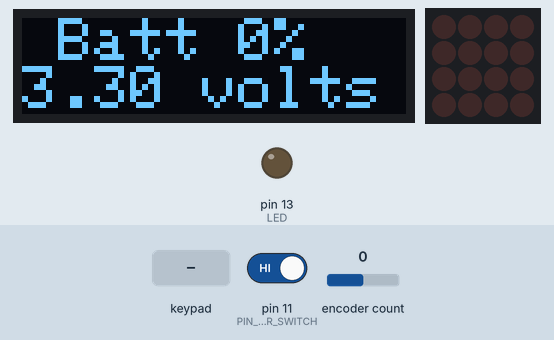
The sketch below on a simulated Arduino Leonardo, built with avr-gcc and run on an emulated ATmega32U4. Shown: 128×32 one-colour display, 4×4 LED matrix, output pins drawn as LEDs (lit = HIGH). Inputs (shaded band) come from the test bench; at power-on: pin 11 (PIN_ENCODER_SWITCH) HIGH, encoder count 0. No radio packets arrive unless stated; USB keyboard and mouse output is not drawn; pins used as bus, display or sensor lines are not drawn; what the sketch prints to the serial monitor is not drawn.

Above: at 5.8 s.
5.9 s: keypad keys 1 2 3 4 A pressed 0.4 s apart
At 8.8 s:
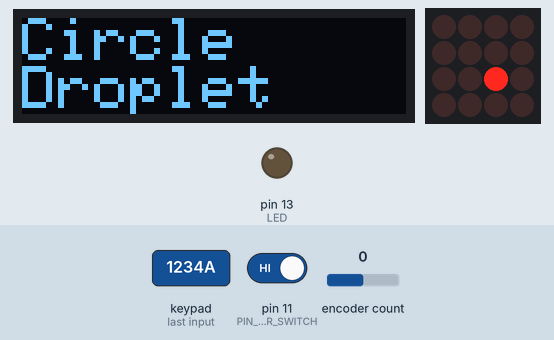
9.4 s: key '0' pressed
At 10.6 s:
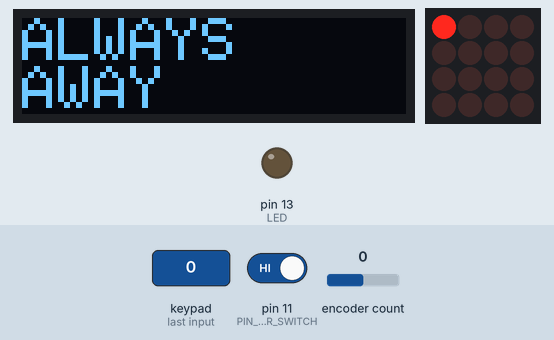
10.9 s: keypad keys 1 3 9 7 D pressed 0.4 s apart
At 13.2 s:
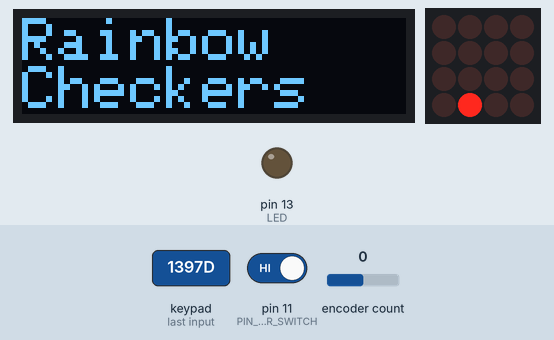
14.4 s: key '5' pressed
At 15.2 s:
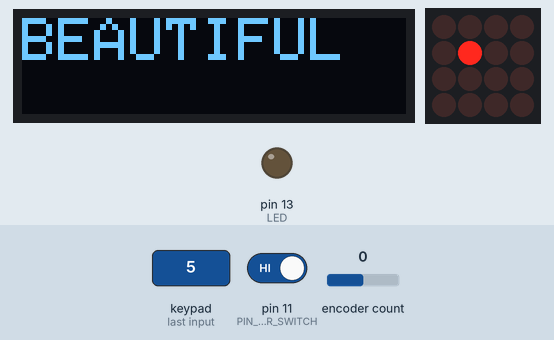
15.9 s: key '6' pressed
At 16.2 s:
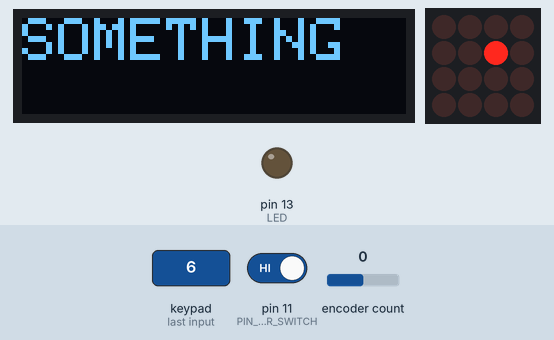
17.4 s: key '8' pressed
At 18.4 s:
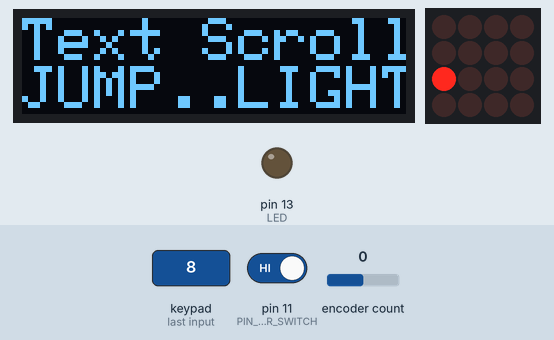
Timing chart, 0 to 19.9 s (numbered marks = the images above; inputs shaded):
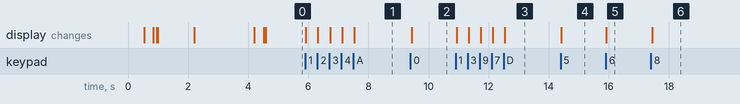

Measured:
- after the input at 5.9 s, the display: first changes at once (image 1 shows a later state)
- after the input at 9.4 s, the display: changes at once (image 2)
- after the input at 10.9 s, the display: first changes at once (image 3 shows a later state)
- after the input at 14.4 s, the display: changes at once (image 4)
- after the input at 15.9 s, the display: changes at once (image 5)
- after the input at 17.4 s, the display: changes after 0.05 s (image 6)

The sketch:

POSTGRAMERCY2019_JUMPLIGHT_REMOTE_KEYBOARD_V1.ino
```cpp
//POST GRAMMERCY 2019 VERSION FOR JUMP INTO THE LIGHT

//CLOSED OTHER MENUES BUT LEFT CODE INTACT
//changed menu dot placement

//still using weird fix for unexplained non compiling

//radio remote controller with oled display and trellis keypad
//higher transmition power used for greater reliability
//multiple menus of 16 buttons
//advanced version has specific keystrokes sent depending on button pressed
//sends numerical values of ascii characters

//modified from https://learn.adafruit.com/remote-effects-trigger/overview-1?view=all
//Ada_remoteFXTrigger_TX
//Remote Effects Trigger Box Transmitter
//by John Park
//for Adafruit Industries
//MIT License

//GRAMERCY 2019 version

//written by David Crittenden 7/2018
//updated 3/2019

//BUTTON LAYOUT
/*
  row 1: ALWAYS AWAY / EVERYTHING IS BREAUTIFUL / INFERNO / ALL AROUND YOU
  row 2: RADIO GAGA / BEAUTIFUL / SOMETHING / SOMETHING ELSE
  row 3: JUMP INTO THE LIGHT / HEART FRAME FADE / Circle Droplet / Multi - Color Shock Wave
  row 4: FUCK TRUMP / Rainbow Checkers / Red-White Heart / CLEAR ALL
*/


#include <Keyboard.h>//library allows remote to act as a keyboard over usb
#include <SPI.h>
#include <RH_RF69.h>
#include <Wire.h>
#include <Adafruit_GFX.h>
#include <Adafruit_SSD1306.h>
#include "Adafruit_Trellis.h"
#include <Encoder.h>

/********* Encoder Setup ***************/
#define PIN_ENCODER_SWITCH 11
Encoder knob(10, 12);
uint8_t activeRow = 0;
long pos = -999;
long newpos;
int prevButtonState = HIGH;
bool needsRefresh = true;
bool advanced = false;
unsigned long startTime;


/********* Trellis Setup ***************/
#define MOMENTARY 0
#define LATCHING 1
#define MODE LATCHING //all Trellis buttons in latching mode
Adafruit_Trellis matrix0 = Adafruit_Trellis();
Adafruit_TrellisSet trellis =  Adafruit_TrellisSet(&matrix0);
#define NUMTRELLIS 1
#define numKeys (NUMTRELLIS * 16)
#define INTPIN A2

/************ OLED Setup ***************/
Adafruit_SSD1306 oled = Adafruit_SSD1306();
#if defined(ESP8266)
#define BUTTON_A 0
#define BUTTON_B 16
#define BUTTON_C 2
#define LED      0
#elif defined(ESP32)
#define BUTTON_A 15
#define BUTTON_B 32
#define BUTTON_C 14
#define LED      13
#elif defined(ARDUINO_STM32F2_FEATHER)
#define BUTTON_A PA15
#define BUTTON_B PC7
#define BUTTON_C PC5
#define LED PB5
#elif defined(TEENSYDUINO)
#define BUTTON_A 4
#define BUTTON_B 3
#define BUTTON_C 8
#define LED 13
#elif defined(ARDUINO_FEATHER52)
#define BUTTON_A 31
#define BUTTON_B 30
#define BUTTON_C 27
#define LED 17
#else // 32u4, M0, and 328p
#define BUTTON_A 9
#define BUTTON_B 6
#define BUTTON_C 5
#define LED      13
#endif


/************ Radio Setup ***************/
// Can be changed to 434.0 or other frequency, must match RX's freq!
#define RF69_FREQ 915.0

#if defined (__AVR_ATmega32U4__) // Feather 32u4 w/Radio
#define RFM69_CS      8
#define RFM69_INT     7
#define RFM69_RST     4
#endif

#if defined(ARDUINO_SAMD_FEATHER_M0) // Feather M0 w/Radio
#define RFM69_CS      8
#define RFM69_INT     3
#define RFM69_RST     4
#endif

#if defined (__AVR_ATmega328P__)  // Feather 328P w/wing
#define RFM69_INT     3  //
#define RFM69_CS      4  //
#define RFM69_RST     2  // "A"
#endif

#if defined(ESP32)    // ESP32 feather w/wing
#define RFM69_RST     13   // same as LED
#define RFM69_CS      33   // "B"
#define RFM69_INT     27   // "A"
#endif

//NEW CODE (wasn't choosing from the feather MO if endif)
#define RFM69_CS      8
#define RFM69_INT     3
#define RFM69_RST     4

// Singleton instance of the radio driver
RH_RF69 rf69(RFM69_CS, RFM69_INT);

int lastButton = 17; //last button pressed for Trellis logic
char radiopacket[20];//stores information sent

int menuList[8] = {1, 2, 3, 4, 5, 6, 7, 8}; //for rotary encoder choices
int m = 0; //variable to increment through menu list
int lastTB[8] = {16, 16, 16, 16, 16, 16, 16, 16}; //array to store per-menu Trellis button

//for battery level
#define VBATPIN A7

/*******************SETUP************/
void setup()
{
  delay(500);
  Serial.begin(115200);
  //while (!Serial) { delay(1); } // wait until serial console is open, remove if not tethered to computer

  Keyboard.begin();//for keyboard emulation

  // INT pin on Trellis requires a pullup
  pinMode(INTPIN, INPUT);
  digitalWrite(INTPIN, HIGH);
  trellis.begin(0x70);

  pinMode(PIN_ENCODER_SWITCH, INPUT_PULLUP);//set encoder push switch pin to input pullup

  digitalPinToInterrupt(10); //on M0, Encoder library doesn't auto set these as interrupts
  digitalPinToInterrupt(12);

  // Initialize OLED display
  oled.begin(SSD1306_SWITCHCAPVCC, 0x3C);  // initialize with the I2C addr 0x3C (for the 128x32)
  oled.setTextWrap(false);
  oled.clearDisplay();
  oled.display();
  oled.setTextSize(2);
  oled.setTextColor(WHITE);
  pinMode(BUTTON_A, INPUT_PULLUP);
  pinMode(BUTTON_B, INPUT_PULLUP);
  pinMode(BUTTON_C, INPUT_PULLUP);
  pinMode(LED, OUTPUT);
  pinMode(RFM69_RST, OUTPUT);
  digitalWrite(RFM69_RST, LOW);

  // manual reset
  digitalWrite(RFM69_RST, HIGH);
  delay(10);
  digitalWrite(RFM69_RST, LOW);
  delay(10);

  if (!rf69.init())
  {
    Serial.println("RFM69 radio init failed");
    while (1);
  }
  Serial.println("RFM69 radio init OK!");

  // Defaults after init are 434.0MHz, modulation GFSK_Rb250Fd250, +13dbM (for low power module)
  // No encryption
  if (!rf69.setFrequency(RF69_FREQ))
  {
    Serial.println("setFrequency failed");
  }

  // If you are using a high power RF69 eg RFM69HW, you *must* set a Tx power with the
  // ishighpowermodule flag set like this:
  rf69.setTxPower(20, true);//originally 14

  // The encryption key has to be the same as the one in the server
  uint8_t key[] = { 0x01, 0x02, 0x03, 0x04, 0x05, 0x06, 0x07, 0x08,
                    0x01, 0x02, 0x03, 0x04, 0x05, 0x06, 0x07, 0x08
                  };
  rf69.setEncryptionKey(key);

  pinMode(LED, OUTPUT);

  Serial.print("RFM69 radio @");  Serial.print((int)RF69_FREQ);  Serial.println(" MHz");

  // light up all the LEDs in order
  for (uint8_t i = 0; i < numKeys; i++)
  {
    trellis.setLED(i);
    trellis.writeDisplay();
    delay(25);
  }

  oled.clearDisplay();
  oled.setCursor(0, 0);
  oled.println("JUMP INTO");
  oled.setCursor(0, 16);
  oled.println("THE LIGHT");
  oled.display();
  delay(1200); //pause to let message be read by a human

  //check the battery level
  float measuredvbat = analogRead(VBATPIN);
  measuredvbat *= 2;    // we divided by 2, so multiply back
  measuredvbat *= 3.3;  // Multiply by 3.3V, our reference voltage
  measuredvbat /= 1024; // convert to voltage
  measuredvbat *= 100;    // to move the decimal place
  int batteryPercent = map(measuredvbat, 330, 426, 0, 100);//operating voltage ranges from 3.3 - 4.26

  oled.clearDisplay();
  oled.setCursor(12, 0);
  oled.print("Batt ");
  oled.print(batteryPercent);
  oled.println("% ");
  oled.setCursor(0, 16);
  oled.print(measuredvbat / 100);
  oled.println(" volts  ");
  oled.display();
  delay(2000); //pause to let message be read by a human

  /*oled.clearDisplay();
    oled.setCursor(0, 0);
    oled.print("JUMP INTO");
    oled.setCursor(0, 16);
    oled.print("THE LIGHT");
    oled.display();
    delay (1200);*/

  // then turn them off
  for (uint8_t i = 0; i < numKeys; i++)
  {
    trellis.clrLED(i);
    trellis.writeDisplay();
    delay(25);
  }
}

//////////////////////////////////////////////////////////////////
//////////////////////////////////////////////////////////////////

void loop()
{
  delay(30); // 30ms delay is required, dont remove me! (Trellis)

  /*************Rotary Encoder Menu***********/

  //check the encoder knob, set the current position as origin
  //long newpos = knob.read() / 4;//divide for encoder detents

  /* // for debugging
    Serial.print("pos=");
    Serial.print(pos);
    Serial.print(", newpos=");
    Serial.println(newpos);
  */

  /*if (newpos != pos)
    {
    int diff = newpos - pos;//check the different between old and new position
    if (diff >= 1)
    {
      m++;
      m = (m + 8) % 8; //modulo to roll over the m variable through the list size
    }

    if (diff == -1)//rotating backwards
    {
      m--;
      m = (m + 8) % 8;
    }
    /* //uncomment for debugging or general curiosity
      Serial.print("Diff = ");
      Serial.print(diff);
      Serial.print("  pos= ");
      Serial.print(pos);
      Serial.print(", newpos=");
      Serial.println(newpos);
      Serial.println(menuList[m]);
  */

  // pos = newpos;

  // Serial.print("m is: ");
  //Serial.println(m);
  //clear Trellis lights
  /* for (int t = 0; t <= 16; t++) {
     trellis.clrLED(t);
     trellis.writeDisplay();
    }
    //light last saved light for current menu
    trellis.clrLED(lastTB[m]);
    trellis.setLED(lastTB[m]);
    trellis.writeDisplay();*/

  //NEW CODE
  //int p; //for drawing bullet point menu location pixels
  //int q;
  //write to the display
  oled.setCursor(0, 3);
  oled.clearDisplay();
  //NEW CODE
  m = 0;

  if (m == 0)
  {
    oled.drawLine(0, 31, 15, 31, WHITE);
    oled.drawLine(0, 30, 15, 30, WHITE);
    oled.print("PERFORMANCE");
  }
  /*
    if (m == 1)
    {
    oled.drawLine(16, 31, 31, 31, WHITE);
    oled.drawLine(16, 30, 31, 30, WHITE);
    oled.print(" NeoPixels");
    }
    if (m == 2)
    {
    oled.drawLine(32, 31, 47, 31, WHITE);
    oled.drawLine(32, 30, 47, 30, WHITE);
    oled.print(" Motors");
    }
    if (m == 3)
    {
    oled.drawLine(48, 31, 63, 31, WHITE);
    oled.drawLine(48, 30, 63, 30, WHITE);
    oled.print(" Lamps");
    }
    if (m == 4)
    {
    oled.drawLine(64, 31, 79, 31, WHITE);
    oled.drawLine(64, 30, 79, 30, WHITE);
    oled.print(" Traps");
    }
    if (m == 5)
    {
    oled.drawLine(80, 31, 95, 31, WHITE);
    oled.drawLine(80, 30, 95, 30, WHITE);
    oled.print(" Radio");
    }
    if (m == 6)
    {
    oled.drawLine(96, 31, 111, 31, WHITE);
    oled.drawLine(96, 30, 111, 30, WHITE);
    oled.print(" Doors");
    }
    if (m == 7)
    {
    oled.drawLine(112, 31, 127, 31, WHITE);
    oled.drawLine(112, 30, 127, 30, WHITE);
    oled.print(" Pyro");
    }

    oled.display();
    }
    //END*/

  // remember that the switch is active low
  int buttonState = digitalRead(PIN_ENCODER_SWITCH);
  if (buttonState == LOW)//button has been pressed
  {
    unsigned long now = millis();
    if (prevButtonState == HIGH)
    {
      prevButtonState = buttonState;
      startTime = now;
      Serial.println("button pressed");

      //send trellis selection
      Serial.print("Sending ");
      Serial.println(radiopacket[0]);
      rf69.send((uint8_t *)radiopacket, strlen(radiopacket));
      rf69.waitPacketSent();

      //send a keyboard command to the computer depending on which button was pressed
      //NEW CODE
      if (m == 0)//sends different values for each button of each menu
      {
        switch (radiopacket[0])
        {
          case 1://ALWAYS AWAY - NO INTRO
            Keyboard.print("1");//send message to computer
            delay(20);
            Keyboard.print(" ");//send message to
            break;
          case 2://EVERYTHING IS BEAUTIFUL - NO INTRO
            Keyboard.print("2");//send message to computer
            delay(20);
            Keyboard.print(" ");//send message to
            break;
          case 3://INFERNO - NO INTRO
            Keyboard.print("3");//send message to computer
            delay(20);
            Keyboard.print(" ");//send message to
            break;
          case 4://ALL AROUND YOU - WITH 8 BEAT COUNT IN
            Keyboard.print("4");//send message to computer
            delay(20);
            Keyboard.print(" ");//send message to computer
            break;
          case 5://RADIO GAGA - NO INTRO
            Keyboard.print("5");//send message to computer
            delay(20);
            Keyboard.print(" ");//send message to
            break;
          case 6://BEAUTIFUL - NO INTRO
            Keyboard.print("6");//send message to computer
            delay(20);
            Keyboard.print(" ");//send message to
            break;
          case 16:
            Keyboard.print(" ");//send message to
            break;
          default:
            break;
        }
      }
      if (m == 1)//Second Menu
      {
        switch (radiopacket[0])

        default:
        break;
      }
      if (m == 2)//Third Menu
      {
        switch (radiopacket[0])

        default:
        break;
      }
      if (m == 3)//Fourth Menu
      {
        switch (radiopacket[0])

        default:
        break;
      }
      if (m == 4)//Fifth Menu
      {
        switch (radiopacket[0])

        default:
        break;
      }
      if (m == 5)//Sixth Menu
      {
        switch (radiopacket[0])

        default:
        break;
      }
      if (m == 6)//Seventh Menu
      {
        switch (radiopacket[0])

        default:
        break;
      }
      if (m == 7)//Eighth Menu
      {
        switch (radiopacket[0])

        default:
        break;
      }
    }
  }
  else if (buttonState == HIGH && prevButtonState == LOW)
  {
    Serial.println("button released!");
    prevButtonState = buttonState;
  }

  /*************Trellis Button Presses***********/
  if (MODE == LATCHING)
  {
    if (trellis.readSwitches()) { // If a button was just pressed or released...
      for (uint8_t i = 0; i < numKeys; i++) { // go through every button
        if (trellis.justPressed(i)) { // if it was pressed...
          //Serial.print("v"); Serial.println(i);

          if (i != lastTB[m]) {
            if (trellis.isLED(i)) {
              trellis.clrLED(i);
              lastTB[m] = i; //set the stored value for menu changes
            }
            else {
              trellis.setLED(i);
              //trellis.clrLED(lastButton);//turn off last one
              trellis.clrLED(lastTB[m]);
              lastTB[m] = i; //set the stored value for menu changes
            }
            trellis.writeDisplay();
          }

          //check the rotary encoder menu choice
          if (m == 0)//first menu item: PERFORMANCE MODE
          {
            if (i == 0)
            {
              radiopacket[0] = 1;
              oled.clearDisplay();
              oled.setCursor(0, 0);
              oled.print("ALWAYS");
              oled.setCursor(0, 16);
              oled.print("AWAY");
              oled.display();
            }
            if (i == 1)
            {
              radiopacket[0] = 2;
              oled.clearDisplay();
              oled.setCursor(0, 0);
              oled.print("EVERYTHING");
              oled.setCursor(0, 16);
              oled.print("UNDER..SUN");
              oled.display();
            }
            if (i == 2)
            {
              radiopacket[0] = 3;
              oled.clearDisplay();
              oled.setCursor(0, 0);
              oled.print("INFERNO");
              oled.display();
            }

            if (i == 3)
            {
              radiopacket[0] = 4;
              oled.clearDisplay();
              oled.setCursor(0, 0);
              oled.print("ALL AROUND");
              oled.setCursor(0, 16);
              oled.print("YOU");
              oled.display();
            }

            if (i == 4)
            {
              radiopacket[0] = 5;
              oled.clearDisplay();
              oled.setCursor(0, 0);
              oled.print("RADIO GAGA");
              oled.display();
            }

            if (i == 5)
            {
              radiopacket[0] = 6;
              oled.clearDisplay();
              oled.setCursor(0, 0);
              oled.print("BEAUTIFUL");
              oled.display();
            }
            if (i == 6)
            {
              radiopacket[0] = 7;
              oled.clearDisplay();
              oled.setCursor(0, 0);
              oled.print("SOMETHING");
              oled.display();
            }
            if (i == 7)
            {
              radiopacket[0] = 8;
              oled.clearDisplay();
              oled.setCursor(0, 0);
              oled.print("SOMETHING");
              oled.setCursor(0, 16);
              oled.print("ELSE");
              oled.display();
            }

            if (i == 8)
            {
              radiopacket[0] = 9;
              oled.clearDisplay();
              oled.setCursor(0, 0);
              oled.print("Text Scroll");
              oled.setCursor(0, 16);
              oled.print("JUMP..LIGHT ");
              oled.display();
            }

            if (i == 9)
            {
              radiopacket[0] = 10;
              oled.clearDisplay();
              oled.setCursor(0, 0);
              oled.print("Heart");
              oled.setCursor(0, 16);
              oled.print("Fade");
              oled.display();
            }

            if (i == 10)
            {
              radiopacket[0] = 11;
              oled.clearDisplay();
              oled.setCursor(0, 0);
              oled.print("Circle");
              oled.setCursor(0, 16);
              oled.print("Droplet");
              oled.display();
            }

            if (i == 11)
            {
              radiopacket[0] = 12;
              oled.clearDisplay();
              oled.setCursor(0, 0);
              oled.print("Multi-Color");
              oled.setCursor(0, 16);
              oled.print("Shock Wave");
              oled.display();
            }

            if (i == 12)
            {
              radiopacket[0] = 13;
              oled.clearDisplay();
              oled.setCursor(0, 0);
              oled.print("Text Scroll");
              oled.setCursor(0, 16);
              oled.print("FUCK TRUMP");
              oled.display();
            }

            if (i == 13)
            {
              radiopacket[0] = 14;
              oled.clearDisplay();
              oled.setCursor(0, 0);
              oled.print("Rainbow");
              oled.setCursor(0, 16);
              oled.print("Checkers");
              oled.display();
            }

            if (i == 14)
            {
              radiopacket[0] = 15;
              oled.clearDisplay();
              oled.setCursor(0, 0);
              oled.print("Red-White");
              oled.setCursor(0, 16);
              oled.print("Heart");
              oled.display();
            }

            if (i == 15)
            {
              radiopacket[0] = 16;
              oled.clearDisplay();
              oled.setCursor(0, 0);
              oled.print("CLEAR");
              oled.setCursor(0, 16);
              oled.print("ALL");
              oled.display();
            }
          }
          //NEW CODE
          /**************Motor Props**************/
          if (m == 2) { //next menu item
            if (i == 0) { //button 0 sends button D command CARD UP
              radiopacket[0] = 'H';
              oled.clearDisplay();
              oled.setCursor(0, 0);
              oled.print("Motors");
              oled.setCursor(0, 16);
              oled.print("Card....UP");
              oled.display();
            }
            if (i == 1) { //button 1 sends button E command CARD DOWN
              radiopacket[0] = 'I';
              oled.clearDisplay();
              oled.setCursor(0, 0);
              oled.print("Motors");
              oled.setCursor(0, 16);
              oled.print("Card..DOWN");
              oled.display();
            }
            if (i == 4) { //button 4 sends button F command PUMP RUN temp
              radiopacket[0] = 'J';
              oled.clearDisplay();
              oled.setCursor(0, 0);
              oled.print("Motors");
              oled.setCursor(0, 16);
              oled.print("Pump...RUN");
              oled.display();
            }
            if (i >= 5 && i <= 15) {
              oled.clearDisplay();
              oled.setCursor(0, 0);
              oled.print("Motors");

              oled.display();
            }
          }
          /**************Lamps**************/
          if (m == 3) { //next menu item
            if (i == 0) {
              radiopacket[0] = 'K';
              oled.clearDisplay();
              oled.setCursor(0, 0);
              oled.print("Lamp");
              oled.setCursor(0, 16);
              oled.print("Spot1...ON");
              oled.display();
            }
            if (i == 1) {
              radiopacket[0] = 'L';
              oled.clearDisplay();
              oled.setCursor(0, 0);
              oled.print("Lamp");
              oled.setCursor(0, 16);
              oled.print("Spot1..Off");
              oled.display();
            }
            if (i >= 2 && i <= 15) {
              oled.clearDisplay();
              oled.setCursor(0, 0);
              oled.print("Lamp");
              oled.display();
            }
          }
          //END
        }
      }
    }
  }
}
```
